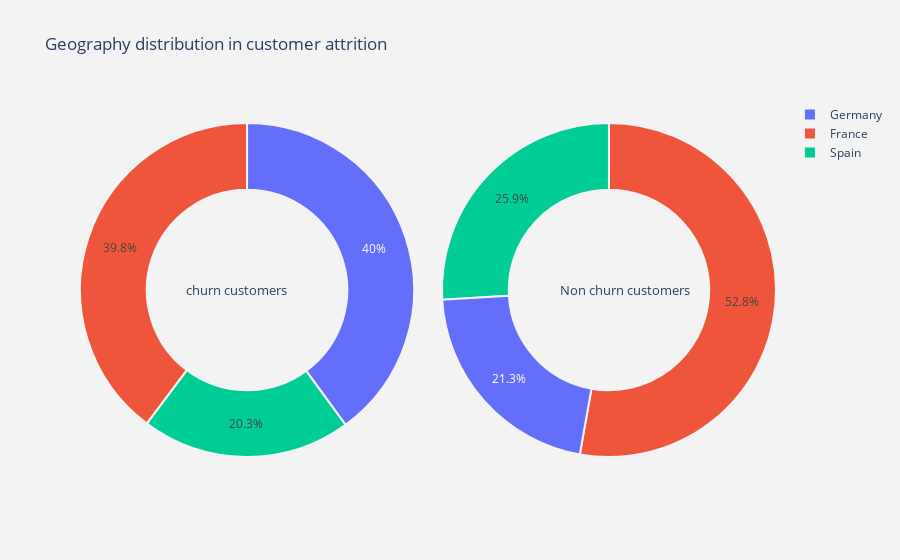

The code cell stored with this chart in its notebook:
### Markdown cell above
<h3><b>:::::The user-defined function to visualize the categorical features:::::</b></h3><br>
The customized pie function will generate the pie charts for the categorical functions in the 2-dimensional plane and grouped by the Exited (CLASS LABEL).

### Code cell
plot_pie(categorical_column[0])

### Figure 1 — Plotly figure (JSON) as saved in the notebook; plotly's stock layout.template omitted (floating-point values rounded to 4 significant figures)
{"data": [{"domain": {"x": [0, 0.48]}, "hole": 0.6, "hoverinfo": "label+percent+name", "labels": ["Germany", "France", "Spain"], "marker": {"line": {"color": "rgb(243,243,243)", "width": 2}}, "name": "Churn Customers", "type": "pie", "values": [814, 810, 413]}, {"domain": {"x": [0.52, 1]}, "hole": 0.6, "hoverinfo": "label+percent+name", "labels": ["France", "Spain", "Germany"], "marker": {"line": {"color": "rgb(243,243,243)", "width": 2}}, "name": "Non churn customers", "type": "pie", "values": [4204, 2064, 1695]}], "layout": {"annotations": [{"font": {"size": 13}, "showarrow": false, "text": "churn customers", "x": 0.15, "y": 0.5}, {"font": {"size": 13}, "showarrow": false, "text": "Non churn customers", "x": 0.88, "y": 0.5}], "paper_bgcolor": "rgb(243,243,243)", "plot_bgcolor": "rgb(243,243,243)", "title": {"text": "Geography distribution in customer attrition "}}}
